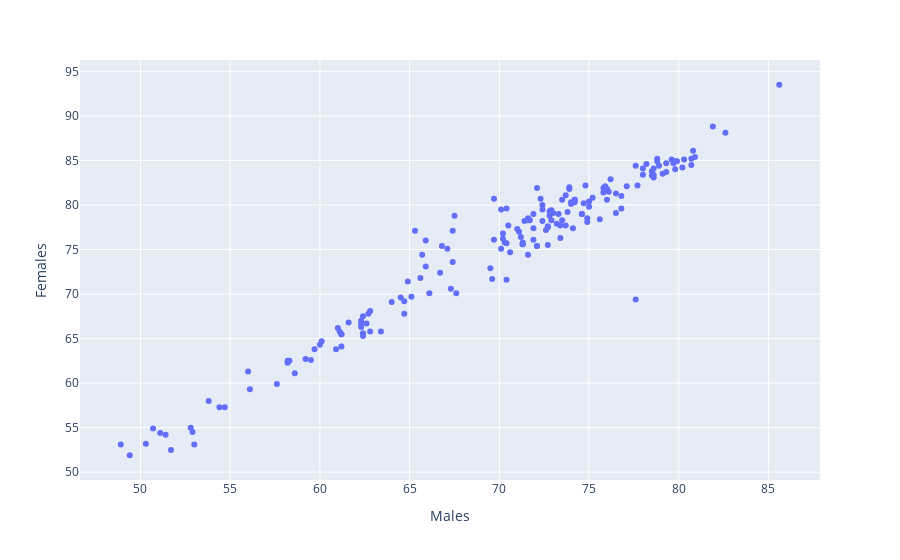

Notebook cell for this chart:
### Code cell
#showing ratio of male to femaleslife expectancy
fig = px.scatter(df3, x="Males", y="Females", hover_data=["Country Name", "Rank"])
fig.show()

### Figure 1 — Plotly figure (JSON) as saved in the notebook; plotly's stock layout.template omitted (floating-point values rounded to 4 significant figures; data arrays with more than 128 entries replaced by an {"elided": "..."} marker saying what was removed)
{"data": [{"customdata": {"elided": "178x2 mixed values"}, "hovertemplate": "Males=%{x}<br>Females=%{y}<br>Country Name=%{customdata[0]}<br>Rank=%{customdata[1]}<extra></extra>", "legendgroup": "", "marker": {"color": "#636efa", "symbol": "circle"}, "mode": "markers", "name": "", "orientation": "v", "showlegend": false, "type": "scatter", "x": {"elided": "178 float values"}, "xaxis": "x", "y": {"elided": "178 float values"}, "yaxis": "y"}], "layout": {"legend": {"tracegroupgap": 0}, "margin": {"t": 60}, "xaxis": {"anchor": "y", "domain": [0, 1], "title": {"text": "Males"}}, "yaxis": {"anchor": "x", "domain": [0, 1], "title": {"text": "Females"}}}}
